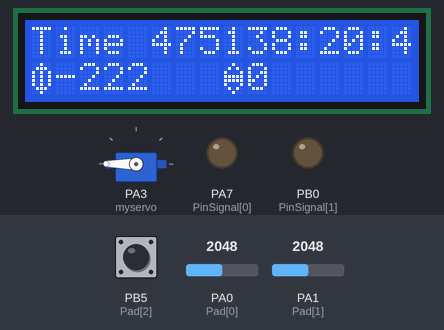
A sketch run on a simulated STM32 Blue Pill. Shown: 16×2 character LCD, servo, output pins drawn as LEDs (lit = HIGH). The test bench sets the inputs (shaded band); at power-on: PB5 (Pad[2]) HIGH, PA0 (Pad[0]) = 2048, PA1 (Pad[1]) = 2048. The local clock reads 2024-03-15 10:24:30 at power-on unless the sketch sets it; EEPROM starts erased; what the sketch prints to the serial monitor is not drawn.

Above: at 1.3 s.
1.4 s: PB5 (Pad[2]) pulled LOW for 1 s
At 3.7 s:
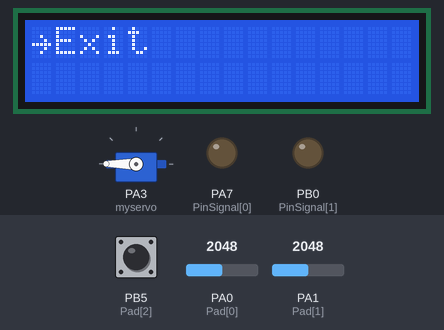
4.1 s: PA0 (Pad[0]) set to 11
6.5 s: PA0 (Pad[0]) set to 8
At 8.1 s:
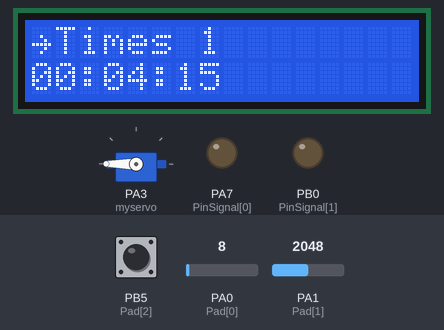
9.5 s: PA0 (Pad[0]) set to 491
11.7 s: PA0 (Pad[0]) set to 4095
At 13.5 s:
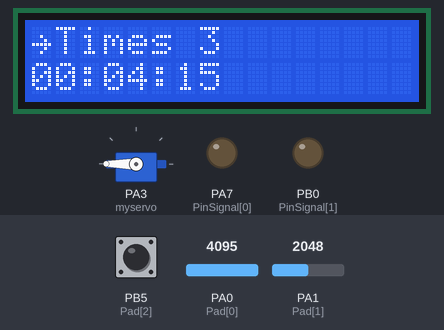
14.7 s: PA0 (Pad[0]) set to 4036
Timing chart, 0 to 17.7 s (numbered marks = the images above; inputs shaded):
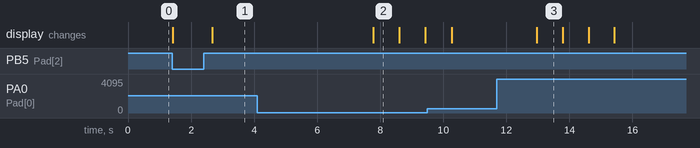

The sketch:

Vitamines.ino
```cpp
#include <Wire.h>
#include <LiquidCrystal_I2C.h>
#include <RTClock.h>
#include <EEPROM.h>
#include <Servo.h>

const int PinSignal[] = {PA7, PB0};
const int Pad[] = {PA0, PA1, PB5};

int statusbut = 1; // 1 - вверх, 2 - вниз, 3 - влево, 4 - вправо, 5 - селект, 6 - влево и селект, 7 - вправо и селект

// Set the LCD address to 0x27 for a 16 chars and 2 line display
LiquidCrystal_I2C lcd(0x3F, 16, 2);
RTClock rt (RTCSEL_LSE); // initialise
Servo myservo;  // create servo object to control a servo

byte Verh[] = {
  0x00,
  0x04,
  0x0E,
  0x15,
  0x04,
  0x04,
  0x04,
  0x00
};

byte Vniz[] = {
  0x00,
  0x04,
  0x04,
  0x04,
  0x15,
  0x0E,
  0x04,
  0x00
};

byte OK[] = {
  0x00,
  0x00,
  0x04,
  0x02,
  0x1F,
  0x02,
  0x04,
  0x00
};

byte TimerOne[] = {
  0x04,
  0x0E,
  0x15,
  0x15,
  0x15,
  0x15,
  0x0E,
  0x04
};
byte TimerTwo[] = {
  0x04,
  0x0A,
  0x11,
  0x1F,
  0x1F,
  0x11,
  0x0A,
  0x04
};

String Menus[] = {
  "Exit",
  "Times 1",
  "Times 2",
  "Times 3",
  "Times 4",
  "On/Off Servo",
  "On/Off Light"
};

int Timers1[] = {0, 10}; // star, kazd
int Timers2[] = {0, 20}; // star, kasd
int Timers3[] = {0, 20}; // star, kasd
int Timers4[] = {0, 20}; // star, kasd

int Vector[] = {180, 150, 130, 100};

bool OnServo = true;
bool OnLight = true;

int statuss = 0;
int curmenus = 0;

bool sig[] = {false,false};

bool ismenu = true;

int modess = 0;

void setup()
{
  // initialize the LCD
  lcd.begin();
  rt.attachSecondsInterrupt(Whiles);// Call blink
  Serial.begin(112500);

  pinMode(PinSignal[0], OUTPUT);
  pinMode(PinSignal[1], OUTPUT);

  myservo.attach(PA3);
  myservo.write(180);

  pinMode(Pad[0], INPUT_ANALOG);
  pinMode(Pad[1], INPUT_ANALOG);
  pinMode(Pad[2], INPUT_PULLUP);

  Timers1[0] = GetTimes();
  Timers2[0] = GetTimes();
  Timers3[0] = GetTimes();
  Timers4[0] = GetTimes();

  Timers1[1] = EEPROM.read(0x10);
  Timers2[1] = EEPROM.read(0x20);
  Timers3[1] = EEPROM.read(0x30);
  Timers4[1] = EEPROM.read(0x40);

  OnServo = EEPROM.read(0x50);
  OnLight = EEPROM.read(0x60);

  // Turn on the blacklight and print a message.
  lcd.backlight();
  lcd.print("Hello, world!");
  lcd.createChar(0, Verh);
  lcd.createChar(1, Vniz);
  lcd.createChar(2, OK);
  lcd.createChar(3, TimerOne);
  lcd.createChar(4, TimerTwo);
  lcd.home();
  //lcd.write(2);
  if (GetStatus() == 5) {
      EEPROM.write(0x10, 15);
      EEPROM.write(0x20, 20);
      EEPROM.write(0x30, 38);
      EEPROM.write(0x40, 42);
      EEPROM.write(0x50, true);
      EEPROM.write(0x60, true);
    }
}

void loop()
{
  //EEPROM.write(0x30, 20);
  //EEPROM.write(0x40, 10);
  if(OnLight)
      lcd.backlight();
  else
      lcd.noBacklight();

  if (statuss == 0) { //main
    if (GetStatus() == 5) {
      SetStatus();
    }

    lcd.clear();
    lcd.home();
    lcd.setCursor(0, 0);
    if(modess >= 0 & modess <= 5){
      lcd.print("Time " + ParseTime(GetTimes()));
    }
    else{
      lcd.setCursor(0, 0);
      lcd.write(3);
      lcd.print("" + (String)OstToTimers(Timers3));
      lcd.setCursor(8, 0);
      lcd.write(4);
      lcd.print("" + (String)OstToTimers(Timers4));
    }
    lcd.setCursor(0, 1);
    lcd.write(3);
    lcd.print("" + (String)OstToTimers(Timers1));
    lcd.setCursor(8, 1);
    lcd.write(4);
    lcd.print("" + (String)OstToTimers(Timers2));
  }
  else if (statuss == 1 & !sig[0] & !sig[1] || ismenu) { //settings
    ismenu = true;
    lcd.clear();
    lcd.home();
    lcd.setCursor(0, 0);
    lcd.write(2);
    lcd.print(Menus[curmenus]);
    if(curmenus == 1){
      lcd.setCursor(0, 1);
      lcd.print(ParseTime(Timers1[1]));
      if (GetStatus() == 4) {
        Timers1[1]++;
        EEPROM.write(0x10, ((float)Timers1[1]));
      }
      else if (GetStatus() == 3) {
        Timers1[1]--;
        EEPROM.write(0x10, ((float)Timers1[1]));
      }
      else if (GetStatus() == 5) {
        Timers1[1] = Timers1[1] + 3600;
        EEPROM.write(0x10, ((float)Timers1[1]));
      }
      else if (GetStatus() == 6) {
        Timers1[1] = Timers1[1] - 3600;
        EEPROM.write(0x10, ((float)Timers1[1]));
      }
    }
    if(curmenus == 2){
      lcd.setCursor(0, 1);
      lcd.print(ParseTime(Timers2[1]));
      if (GetStatus() == 4) {
        Timers2[1]++;
        EEPROM.write(0x20, ((float)Timers2[1]));
      }
      else if (GetStatus() == 3) {
        Timers2[1]--;
        EEPROM.write(0x20, ((float)Timers2[1]));
      }
      else if (GetStatus() == 5) {
        Timers2[1] = Timers2[1] + 3600;
        EEPROM.write(0x20, ((float)Timers2[1]));
      }
      else if (GetStatus() == 6) {
        Timers2[1] = Timers2[1] - 3600;
        EEPROM.write(0x20, ((float)Timers2[1]));
      }
    }
    if(curmenus == 3){
      lcd.setCursor(0, 1);
      lcd.print(ParseTime(Timers3[1]));
      if (GetStatus() == 4) {
        Timers3[1]++;
        EEPROM.write(0x30, ((float)Timers3[1]));
      }
      else if (GetStatus() == 3) {
        Timers3[1]--;
        EEPROM.write(0x30, ((float)Timers3[1]));
      }
      else if (GetStatus() == 5) {
        Timers3[1] = Timers3[1] + 3600;
        EEPROM.write(0x30, ((float)Timers3[1]));
      }
      else if (GetStatus() == 6) {
        Timers3[1] = Timers3[1] - 3600;
        EEPROM.write(0x30, ((float)Timers3[1]));
      }
    }
    if(curmenus == 4){
      lcd.setCursor(0, 1);
      lcd.print(ParseTime(Timers4[1]));
      if (GetStatus() == 4) {
        Timers4[1]++;
        EEPROM.write(0x40, ((float)Timers4[1]));
      }
      else if (GetStatus() == 3) {
        Timers4[1]--;
        EEPROM.write(0x40, ((float)Timers4[1]));
      }
      else if (GetStatus() == 5) {
        Timers4[1] = Timers4[1] + 3600;
        EEPROM.write(0x40, ((float)Timers4[1]));
      }
      else if (GetStatus() == 6) {
        Timers4[1] = Timers4[1] - 3600;
        EEPROM.write(0x40, ((float)Timers4[1]));
      }
    }
    if(curmenus == 5){
      lcd.setCursor(0, 1);
      lcd.print(OnServo);
      if (GetStatus() == 4) {
        OnServo = !OnServo;
        EEPROM.write(0x50, OnServo);
      }
    }
    if(curmenus == 6){
      lcd.setCursor(0, 1);
      lcd.print(OnLight);
      if (GetStatus() == 4) {
        OnLight = !OnLight;
        EEPROM.write(0x60, OnLight);
      }
    }
    if (GetStatus() == 2) {
      SetCurmenus(0);
      delay(200);
    }
    if (GetStatus() == 1) {
      SetCurmenus(1);
      delay(200);
    }
    if (GetStatus() == 5) {
      switch (curmenus) {
        case 0:
          statuss = 0;
          ismenu = false;
          break;
      }
    }
  }
  else{
    sig[0] = false;
    sig[1] = false;
    digitalWrite(PinSignal[1], LOW);
    digitalWrite(PinSignal[2], LOW);
    statuss = 0;
    delay(100);
  }

  Serial.println("Test");
  Serial.println(GetStatus());
  delay(600);
}

void Whiles(){
  modess++;
  if (modess > 10) {
    modess = 0;
  }

  if(IsTimer(Timers1)){
      digitalWrite(PinSignal[0], HIGH);
      if(OnServo == 1)
          myservo.write(Vector[0]);
      sig[0] = true;
  }
  if(IsTimer(Timers2)){
      digitalWrite(PinSignal[1], HIGH);
      if(OnServo == 1)
          myservo.write(Vector[1]);
      sig[1] = true;
  }
  if(IsTimer(Timers3)){
      digitalWrite(PinSignal[0], HIGH);
      if(OnServo == 1)
          myservo.write(Vector[2]);
      sig[0] = true;
  }
  if(IsTimer(Timers4)){
      digitalWrite(PinSignal[1], HIGH);
      if(OnServo == 1)
          myservo.write(Vector[3]);
      sig[1] = true;
  }
}

void SetStatus() {
  statuss++;
  if (statuss > 1) {
    statuss = 0;
  }
}
void SetCurmenus(int p) {
  if(p == 0){
  curmenus++;
  if (curmenus > 6) {
    curmenus = 0;
  }
  }
  else{
    curmenus--;
  if (curmenus < 0) {
    curmenus = 6;
  }
  }
}

int GetStatus() {
  int Y = analogRead(Pad[0]);
  int X = analogRead(Pad[1]);

  //4085
  if (Y > 4085) {
    return 1;
  }
  else if (Y < 10) {
    return 2;
  }
  else if (X > 4085) {
    return 4;
  }
  else if (X > 4085 & digitalRead(Pad[2]) == LOW) {
    return 7;
  }
  else if (X < 10) {
    return 3;
  }
  else if (X < 10 & digitalRead(Pad[2]) == LOW) {
    return 6;
  }
  else if (digitalRead(Pad[2]) == LOW) {
    return 5;
  }
  else {
    return 0;
  }
}
```

Timer.ino
```cpp
uint32 tt;

int GetTimes(){

  if (rt.getTime()!=tt)
  {
    tt = rt.getTime();

    return (int)tt;
  }

}

String ParseTime(int seconds){
  int s = seconds, m = 0, h = 0; //s=36000

  String str = "";
  int time=s;
  if (time/60/60<10) { str += ("0"); }
  str += (time/60/60);
  str += (":");
  if (time/60%60<10) { str += ("0"); }
  str += ((time/60)%60);
  str += (":");
  if (time%60<10) { str += ("0"); }
  str += (time%60);

  return str;
}

int GetMinutes(){
  return GetTimes() / 60;
}

int SetMinutes(int seconds){
  return seconds * 60;
}

int OstToTimers(int timer[]){
  return GetTimes() - timer[0];
}

bool IsTimer(int timer[]){
  if(GetTimes() - timer[0] > timer[1]){
    timer[0] = GetTimes();
    return true;
  }
  else{
    return false;
  }
}
```

Measured:
- the behaviour switches between 10 and 9 on PA0 (Pad[0]) (found by bisection; images 1 and 2)
- after the input at 1.4 s, the display: first differs from a run without the input after 1.3 s (image 1)
- after the input at 4.1 s, every drawn part: stays the same
- after the input at 6.5 s, the display: changes after 1.3 s (image 2)
- after the input at 11.7 s, the display: changes after 1.3 s (image 3)
- what the display in image 2 shows lasts 0.8 s, from 7.8 s to 8.6 s
